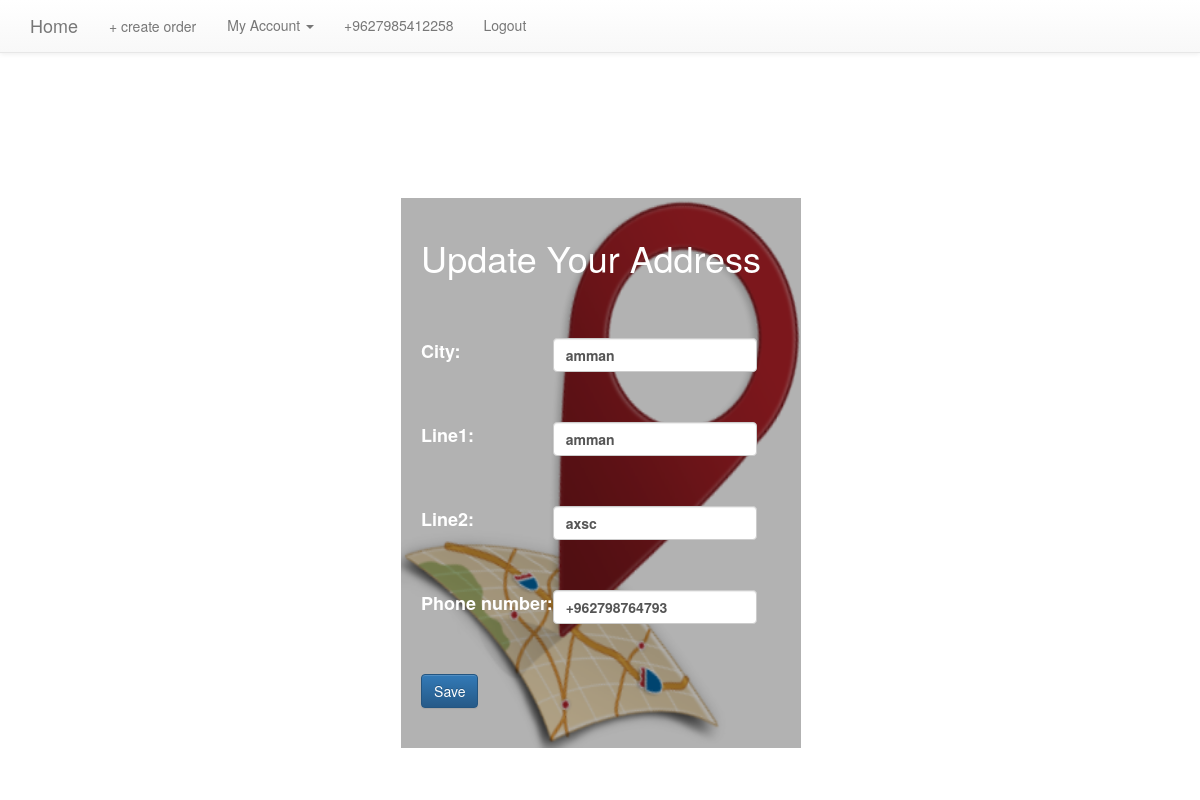
/u/address/2/update/ (signed in), run on an earlier commit of the app's database.
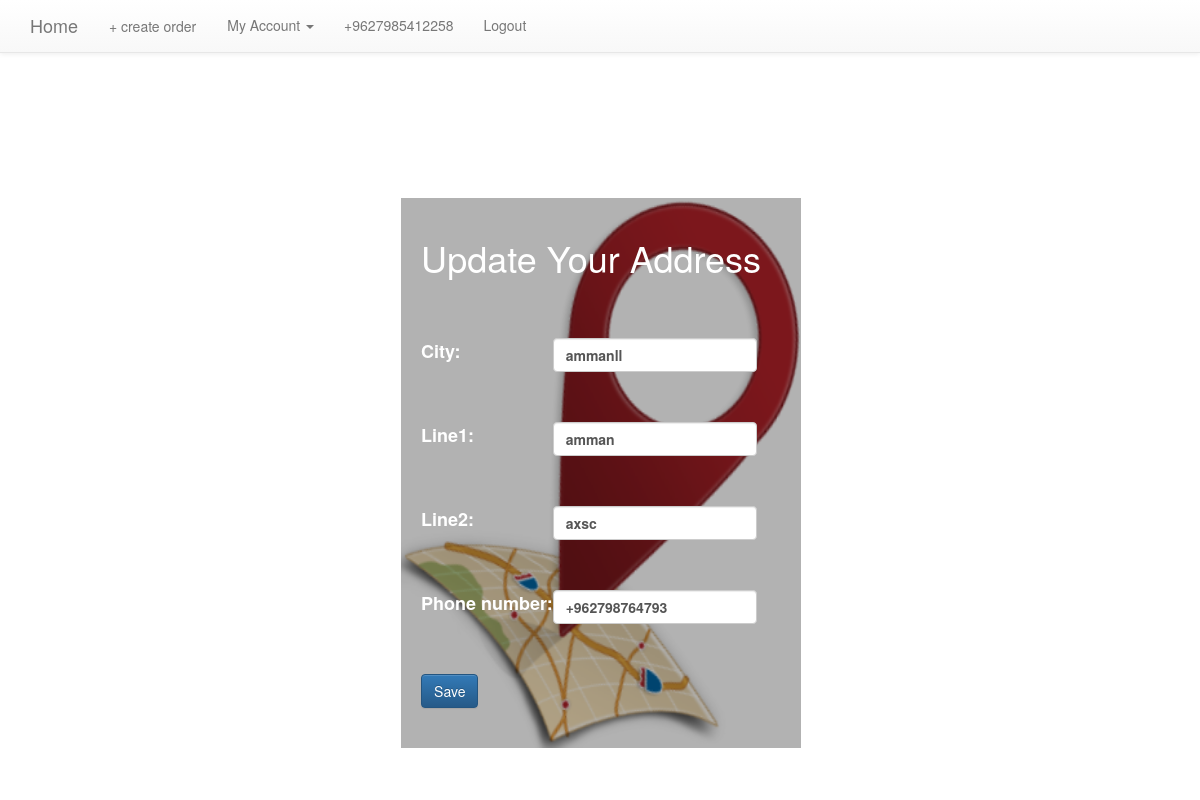
And on a later commit of the database.
### basic_app/models.py (models this page shows, shortened)
class Address(models.Model):
    user = models.ForeignKey(User, on_delete=models.CASCADE, default="")
    city = models.CharField(max_length=255, blank=False, null=False)
    line1 = models.CharField(max_length=255, blank=False, null=False)
    line2 = models.CharField(max_length=255, blank=True, null=True)
    phone_number = models.CharField(max_length=14, blank=False, null=False)

### basic_app/views.py (the view, shortened to what this page needs)
# urls.py: url(r'^address/(?P<pk>\d+)/update/$', views.AddressUpdateView.as_view(), name='address_update'),
class AddressUpdateView(LoginRequiredMixin, UpdateView):
    form_class = AddressForm
    model = Address
    def get_context_data(self, **kwargs):
        context = super(AddressUpdateView, self).get_context_data(**kwargs)
        context['order'] = OrderForm()
        return context

### basic_app/forms.py
class AddressForm(forms.ModelForm):
    class Meta:
        model = Address
        fields = ('city', 'line1', 'line2', 'phone_number')
    def __init__(self, *args, **kwargs):
        super(AddressForm, self).__init__(*args, **kwargs)
        self.fields['city'].widget.attrs['class'] = 'form-control'
        self.fields['line1'].widget.attrs['class'] = 'form-control'
        self.fields['line2'].widget.attrs['class'] = 'form-control'
        self.fields['phone_number'].widget.attrs['class'] = 'form-control'

class OrderForm(forms.ModelForm):
    class Meta:
        model = Order
        fields = ('quantity', 'delivery_date', 'billing_address')
    def __init__(self, *args, **kwargs):
        super(OrderForm, self).__init__(*args, **kwargs)
        self.fields['quantity'].widget.attrs['class'] = 'form-control'
        self.fields['delivery_date'].widget.attrs['class'] = 'form-control'
        self.fields['delivery_date'].widget.attrs['id'] = 'datepicker'
        self.fields['billing_address'].widget.attrs['class'] = 'form-control'

### templates/basic_app/address_form.html (shortened to what this page needs)
{% extends "basic_app/base.html" %}
{% block body_block %}
    <div class="row image-address-update">
        <div class="col-12 address-update">
        <h1>Update Your Address</h1>
            <form class="address-form" method="POST">
                <table>
                    {% for field in form %}
                        <tr>
                            <td>{{ field.label_tag }}</td>
                            <td>
                                {{ field }}
                            </td>
                        </tr>
                    {% endfor %}
                </table>
                <button type="submit" class='save btn btn-primary'style="margin-top: 50px">Save</button>
            </form>
        </div>
    </div>
{% endblock %}

### templates/basic_app/base.html (shortened to what this page needs)
{% load staticfiles %}
{% load static %}
<!DOCTYPE html>
<html lang="en" dir="ltr">
<head>
    <link rel="stylesheet" href="https://maxcdn.bootstrapcdn.com/bootstrap/3.3.7/css/bootstrap.min.css"
>
    <link rel="stylesheet" href="https://maxcdn.bootstrapcdn.com/bootstrap/3.3.7/css/bootstrap-theme.min.css"
>
    <link rel="stylesheet" href="{% static 'css/style.css' %}">
</head>
<body>
<nav class='navbar navbar-default navbar-static-top'>
    <div class="container">
        {% if user.is_authenticated %}
            <ul class="nav navbar-nav">
                <li><a class="navbar-brand " href="{% url 'basic_app:home' %}">Home</a></li>
                <li><a data-backdrop="static" data-keyboard="false" class="navbar-link btn " data-toggle="modal"
                       data-target="#createorder">+ create order</a></li>
                <li class="dropdown">
                    <a href="#" class="dropdown-toggle" data-toggle="dropdown" role="button" aria-haspopup="true"
                       aria-expanded="false">My Account <span class="caret"></span></a>
                </li>
                <li><a class=navbar-link>+9627985412258</a></li>
                {% if user.is_authenticated %}
                    <li><a class='navbar-link' href="{% url 'logout' %}">Logout</a></li>
                {% endif %}
            </ul>
        {% else %}
            <h3>Alhambra</h3>
        {% endif %}
    </div>
</nav>
<div class="container-fluid">
    {% block body_block %}
    {% endblock %}
</div>
</body>
</html>

### static/css/style.css (style rules this page uses)
.navbar { margin-bottom: 0px; }
table td { padding-top: 50px; }
.image-address-update { background-image: url('imageedit_5_2486477628.png'); height:600px; background-repeat: no-repeat; background-size: 50% 550px; margin-left: 33%; margin-top: 145px; z-index: -8; }
.address-update { background-color: rgba(0, 0, 0, 0.3); -webkit-background-color: rgba(0, 0, 0, 0.3); -moz-background-color: rgba(0, 0, 0, 0.3); -o-background-color: rgba(0, 0, 0, 0.3); background-size: cover; min-height: 550px; width: 50%; padding-top: 20px; padding-left: 20px; color: white; font-size: 18px; font-weight: bold; }

What changed in the data, as far as the page shows it:
changed Address "amman": city "amman" → "ammanll"
